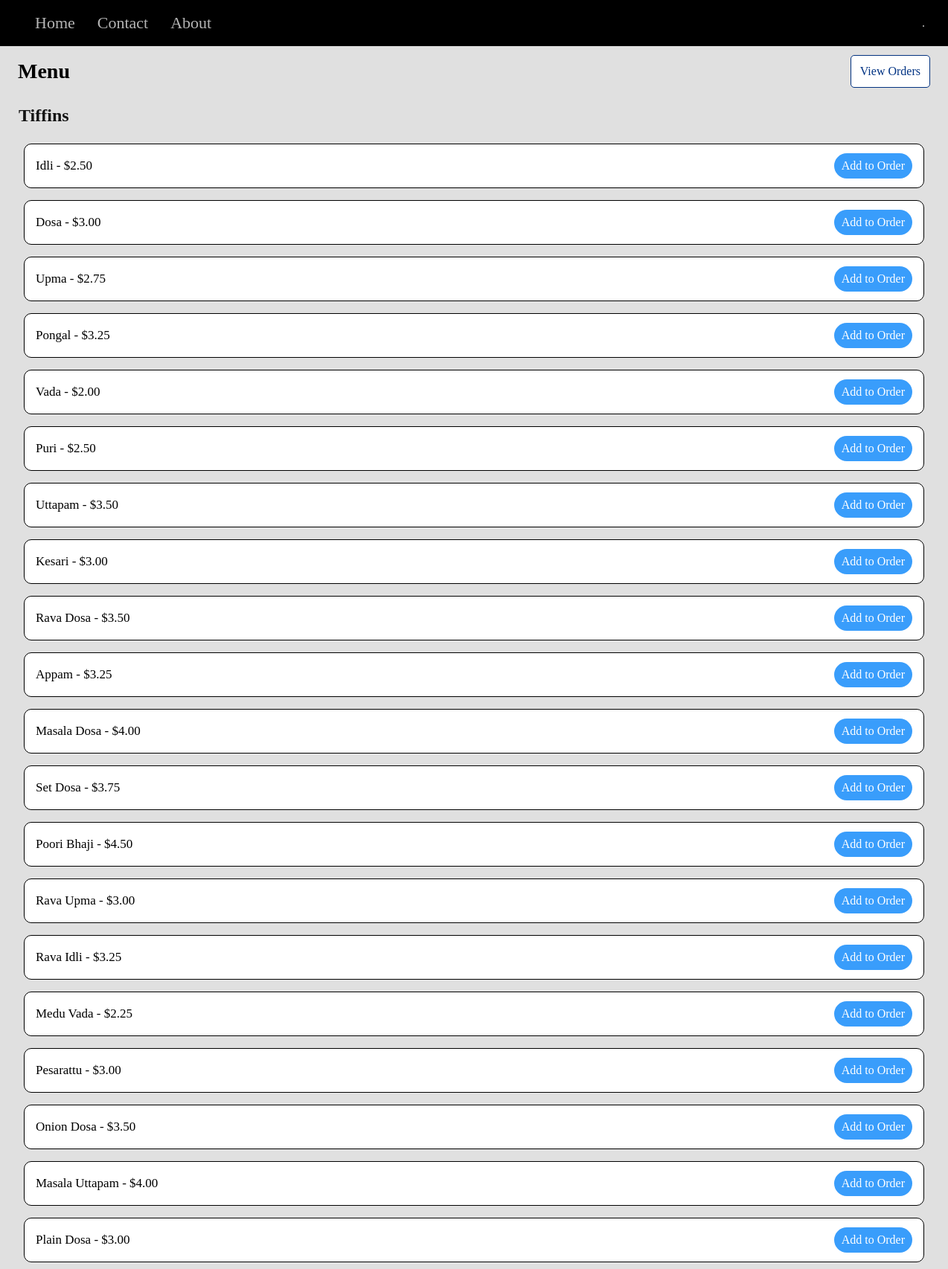
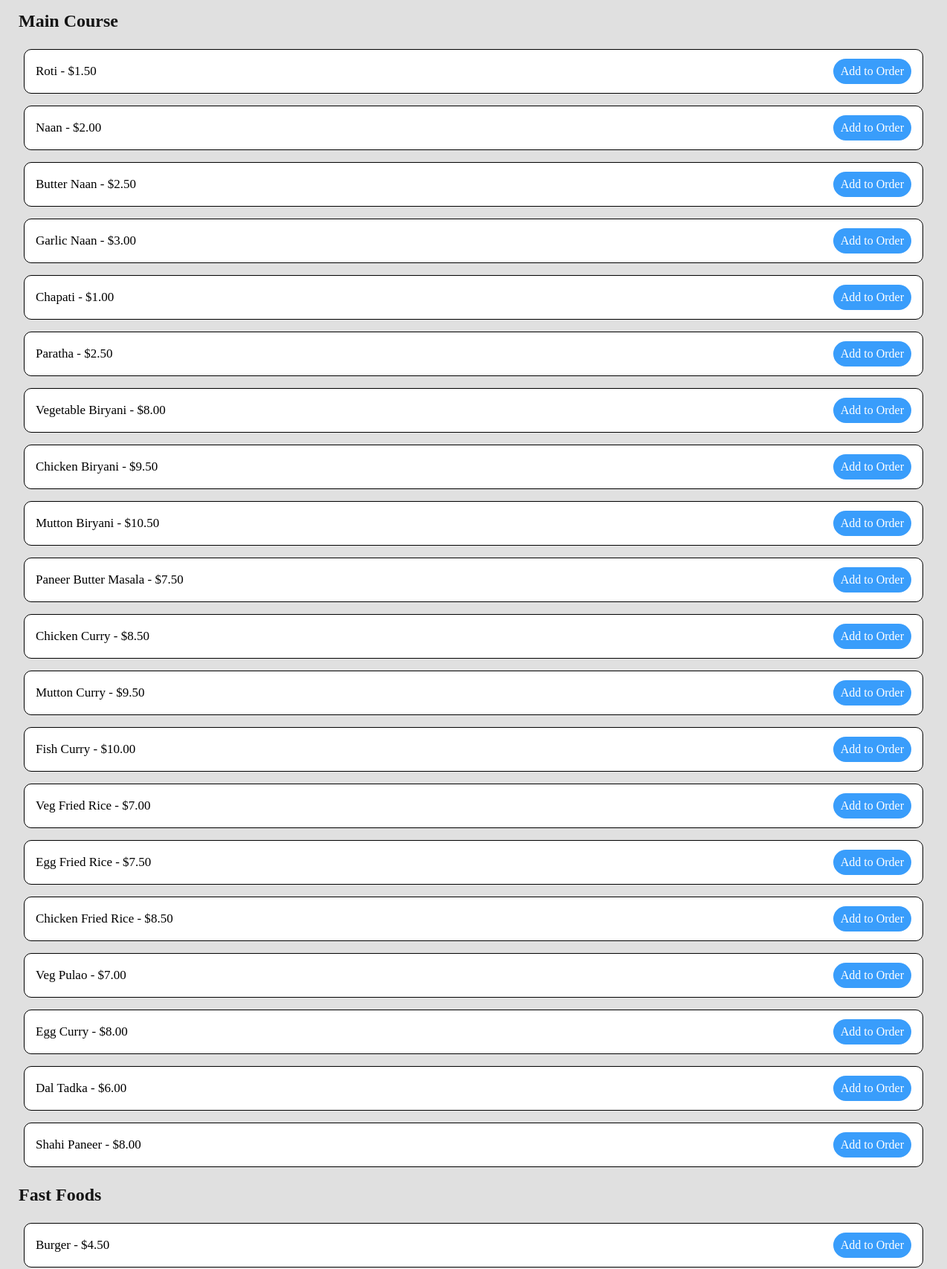
Screenshot of /homepage (upper part) with the database file from the repository (2 pictures, top to bottom).
### system/models.py (models this page shows, shortened)
class MenuCategory(models.Model):
    name = models.CharField(max_length=100)

class MenuItem(models.Model):
    category = models.ForeignKey(MenuCategory, on_delete=models.CASCADE)
    name = models.CharField(max_length=100)
    price = models.DecimalField(max_digits=6, decimal_places=2)

### system/views.py (the view)
# urls.py: path('homepage', views.homepage, name='homepage'),
def homepage(request):
    categories = MenuCategory.objects.all()
    return render(request, 'homepage.html', {'categories': categories})

### templates/homepage.html (shortened to what this page needs)
<!DOCTYPE html>
<html lang="en">
  <head>
  </head>
  <body>
    <nav>
      <ul>
        <li><a href="">Home</a></li>
        <li><a href="">Contact</a></li>
        <li><a href="">About</a></li>
      </ul>
      <div>
        <img src="Capture.PNG" alt="" />
      </div>
    </nav>
    <header>
<div>
  <div class="menu">
    <h1>Menu</h1>
    <a href="{% url 'orders' %}">View Orders</a>
  </div>
  {% for category in categories %}
  <div class="cat">
    <h2>{{ category.name }}</h2>
  </div>
  <div class="items">
    <ul class="its">
      {% for item in category.menuitem_set.all %}
      <li class="item-n">
        <div class="i-name">{{ item.name }} - ${{ item.price }}</div>
        <div>
          <form action="{% url 'add_to_order' %}" method="post">
            <input type="submit" value="Add to Order" class="sub" />
          </form>
        </div>
      </li>
      {% endfor %}
    </ul>
  </div>
  {% endfor %}
</div>
    </header>
  </body>
</html>

### templates/homepage.html (style rules this page uses)
* { padding: 0; margin: 0; font-family: 'Times New Roman', Times, serif; }
body { height: 100vh; }
body { background-color: rgb(224, 224, 224); }
nav { background-color: black; padding: 1rem 2rem; color: white; display: flex; align-items: center; justify-content: space-between; }
nav ul li { list-style: none; padding: 2px 15px; }
nav ul li a { text-decoration: none; color: rgb(181, 181, 181); font-size: 22px; transition-property: color; transition-duration: .25s; transition-timing-function: ease-in-out; cursor: pointer; }
nav ul { display: flex; }
img { width: 25px; object-fit: cover; border: 1px solid white; border-radius: 50%; }
.cat { color: rgb(20, 20, 20); padding: 12px 25px; }
.menu { padding: 12px 24px; color: white; display: flex; color: black; align-items: center; justify-content: space-between; font-size: 16px; }
.menu a { border: 0.5px solid #023280; padding: 12px; background-color: white; color: #003283; text-decoration: none; transition: 0.25s cubic-bezier(0.23, 1, 0.32, 1); border-radius: 5px; }
.items { padding: 12px 2rem; }
.its { list-style: none; display: flex; gap: 1rem; flex-direction: column; }
h1 { font-size: 28px; }
.item-n { border: 0.24px solid black; padding: 12px 15px; border-radius: 10px; display: flex; font-size: 17px; align-items: center; background-color: white; justify-content: space-between; }
.sub { background-color: rgb(57, 157, 251); color: white; border: none; padding: 8px 10px; border-radius: 20px; font-size: 16px; }
.i-name { font-weight: 520; }

### rows the page displays
MenuCategory: name "Tiffins"
MenuItem: name "Idli", price "2.50"
MenuItem: name "Dosa", price "3.00"
MenuItem: name "Upma", price "2.75"
MenuItem: name "Pongal", price "3.25"
MenuItem: name "Vada", price "2.00"
MenuItem: name "Puri", price "2.50"
MenuItem: name "Uttapam", price "3.50"
MenuItem: name "Kesari", price "3.00"
MenuItem: name "Rava Dosa", price "3.50"
MenuItem: name "Appam", price "3.25"
MenuItem: name "Masala Dosa", price "4.00"
MenuItem: name "Set Dosa", price "3.75"
MenuItem: name "Poori Bhaji", price "4.50"
MenuItem: name "Rava Upma", price "3.00"
MenuItem: name "Rava Idli", price "3.25"
MenuItem: name "Medu Vada", price "2.25"
MenuItem: name "Pesarattu", price "3.00"
MenuItem: name "Onion Dosa", price "3.50"
MenuItem: name "Masala Uttapam", price "4.00"
MenuItem: name "Plain Dosa", price "3.00"
MenuCategory: name "Main Course"
MenuItem: name "Roti", price "1.50"
MenuItem: name "Naan", price "2.00"
MenuItem: name "Butter Naan", price "2.50"
MenuItem: name "Garlic Naan", price "3.00"
MenuItem: name "Chapati", price "1.00"
MenuItem: name "Paratha", price "2.50"
MenuItem: name "Vegetable Biryani", price "8.00"
MenuItem: name "Chicken Biryani", price "9.50"
MenuItem: name "Mutton Biryani", price "10.50"
MenuItem: name "Paneer Butter Masala", price "7.50"
MenuItem: name "Chicken Curry", price "8.50"
MenuItem: name "Mutton Curry", price "9.50"
MenuItem: name "Fish Curry", price "10.00"
MenuItem: name "Veg Fried Rice", price "7.00"
MenuItem: name "Egg Fried Rice", price "7.50"
MenuItem: name "Chicken Fried Rice", price "8.50"
MenuItem: name "Veg Pulao", price "7.00"
MenuItem: name "Egg Curry", price "8.00"
MenuItem: name "Dal Tadka", price "6.00"
MenuItem: name "Shahi Paneer", price "8.00"
MenuCategory: name "Fast Foods"
MenuItem: name "Burger", price "4.50"
